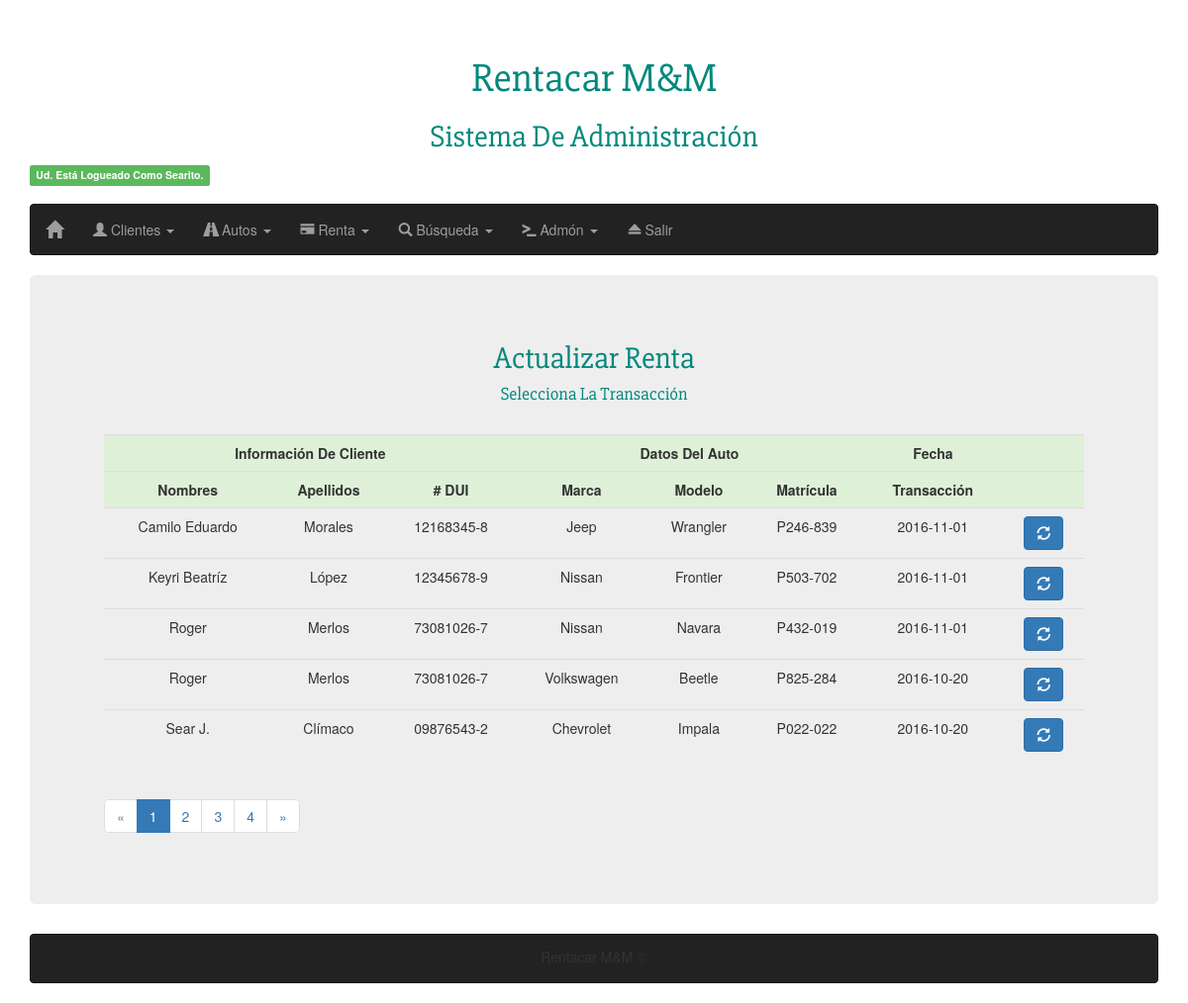
Page /actualizarenta.php (signed in) on the committed database.
### tables this page shows
CREATE TABLE `rentas` (
  `id` int(10) NOT NULL,
  `clientid` int(10) NOT NULL,
  `autoid` int(10) NOT NULL,
  `dateo` date NOT NULL,
  `datei` date NOT NULL,
  `datet` date NOT NULL,
  `total` decimal(5,2) NOT NULL
);

CREATE TABLE `clientes` (
  `id` int(10) NOT NULL,
  `nombres` varchar(40) NOT NULL,
  `apellidos` varchar(40) NOT NULL,
  `dui` varchar(10) NOT NULL,
  `licencia` varchar(17) NOT NULL,
  `direccion` varchar(75) NOT NULL,
  `tfijo` varchar(9) NOT NULL,
  `tcel` varchar(9) NOT NULL,
  `tcel2` varchar(9) NOT NULL,
  `email` varchar(40) NOT NULL
);

CREATE TABLE `autos` (
  `id` int(5) NOT NULL,
  `marca` varchar(25) NOT NULL,
  `modelo` varchar(25) NOT NULL,
  `year` varchar(4) NOT NULL,
  `placa` varchar(8) NOT NULL,
  `color` varchar(10) NOT NULL,
  `tipo` varchar(25) NOT NULL,
  `capacidad` int(2) NOT NULL,
  `disponible` int(1) NOT NULL,
  `usd` decimal(5,2) NOT NULL
);

### func/ez_sql_mysql.php (called while the page is built, shortened)
<?php
	$ezsql_mysql_str = array
	(
		1 => 'Require $dbuser and $dbpassword to connect to a database server',
		2 => 'Error establishing mySQL database connection. Correct user/password? Correct hostname? Database server running?',
		3 => 'Require $dbname to select a database',
		4 => 'mySQL database connection is not active',
		5 => 'Unexpected error while trying to select database'
	);
	class ezSQL_mysql extends ezSQLcore
	{
		function connect($dbuser='', $dbpassword='', $dbhost='localhost')
		{
			global $ezsql_mysql_str; $return_val = false;
			if ( ! $dbuser )
			{
				$this->register_error($ezsql_mysql_str[1].' in '.__FILE__.' on line '.__LINE__);
				$this->show_errors ? trigger_error($ezsql_mysql_str[1],E_USER_WARNING) : null;
			}
			else if ( ! $this->dbh = @mysql_connect($dbhost,$dbuser,$dbpassword,true,131074) )
			{
				$this->register_error($ezsql_mysql_str[2].' in '.__FILE__.' on line '.__LINE__);
				$this->show_errors ? trigger_error($ezsql_mysql_str[2],E_USER_WARNING) : null;
			}
			else
			{
				$return_val = true;
				$this->conn_queries = 0;
			}
			return $return_val;
		}
		function query($query)
		{
			$return_val = 0;
			$query = trim($query);
			$this->result = @mysql_query($query,$this->dbh);
			if ( preg_match("/^(insert|delete|update|replace|truncate|drop|create|alter|set|lock|unlock)\s+/i",$query) )
			{
				$is_insert = true;
				$this->rows_affected = @mysql_affected_rows($this->dbh);
				if ( preg_match("/^(insert|replace)\s+/i",$query) )
				{
					$this->insert_id = @mysql_insert_id($this->dbh);
				}
				$return_val = $this->rows_affected;
			}
			else
			{
				$is_insert = false;
				$i=0;
				$num_rows=0;
				while ( $row = @mysql_fetch_object($this->result) )
				{
					$num_rows++;
				}
				$this->num_rows = $num_rows;
				$return_val = $this->num_rows;
			}
			return $return_val;
		}
	}

### func/ez_sql_core.php (called while the page is built, shortened)
<?php
	class ezSQLcore
	{
		var $num_queries      = 0;
		var $conn_queries     = 0;
		var $timers           = array();
		function flush()
		{
			$this->last_result = null;
		}
		function get_results($query=null, $output = OBJECT)
		{
			if ( $query )
			{
				$this->query($query);
			}
			if ( $output == OBJECT )
			{
				return $this->last_result;
			}
		}
		function timer_get_cur()
		{
			list($usec, $sec) = explode(" ",microtime());
			return ((float)$usec + (float)$sec);
		}
		function timer_start($timer_name)
		{
			$this->timers[$timer_name] = $this->timer_get_cur();
		}
		function timer_elapsed($timer_name)
		{
			return round($this->timer_get_cur() - $this->timers[$timer_name],2);
		}
		function count ($all = true, $increase = false) {
			if ($increase) {
				$this->num_queries++;
				$this->conn_queries++;
			}
			return ($all) ? $this->num_queries : $this->conn_queries;
		}
	}

### actualizarenta.php (the view, shortened to what this page needs)
<?php
	include_once('header.php');
	include_once('barra.php');
	include_once('func/ez_sql_core.php');
	include_once('func/ez_sql_mysql.php');
	include_once('func/Zebra_Pagination.php');
	$connEzCore = new ezSQL_mysql('root', '', 'rentacar');
	$totalTransas = $connEzCore->get_var("SELECT count(*) FROM rentas");
	$mostrarxPag = 5;
	$paginacion = new Zebra_Pagination();
	$paginacion->records($totalTransas);
	$paginacion->records_per_page($mostrarxPag);
	$paginacion->padding(false);
	$transas = $connEzCore->get_results('SELECT
		                                  clientes.nombres AS "Nombres", clientes.apellidos AS "Apellidos", clientes.dui AS "dui",
		                                  autos.marca AS "Marca", autos.modelo AS "Modelo", autos.placa AS "Matricula",
		                                  rentas.dateo AS "FechaSale", rentas.id AS "ID"
	                                      FROM rentas
										  INNER JOIN clientes ON clientes.id = rentas.clientid
										  INNER JOIN autos ON autos.id = rentas.autoid
										  ORDER BY rentas.id DESC
	                                      LIMIT ' . (($paginacion->get_page() - 1) * $mostrarxPag) . ', ' . $mostrarxPag)
?>
<div class="jumbotron">
	<div class="container">
		<h2 class="subtitulo slavo verde centro">Actualizar Renta</h2>
		<h4 class="slavo verde centro">Selecciona La Transacción</h4><br>
		<div class="table-responsive">
			<table class="table table-hover">
				<tr class="success">
					<th colspan="3" class="text-center">Información De Cliente</th>
					<th colspan="3" class="text-center">Datos Del Auto</th>
					<th class="text-center">Fecha</th>
					<th class="text-center"></th>
				</tr>
				<tr class="success">
					<th class="text-center">Nombres</th>
					<th class="text-center">Apellidos</th>
					<th class="text-center"># DUI</th>
					<th class="text-center">Marca</th>
					<th class="text-center">Modelo</th>
					<th class="text-center">Matrícula</th>
					<th class="text-center">Transacción</th>
					<th class="text-center"></th>
				</tr>
			<?php foreach ($transas as $imprimo): ?>
				<tr>
					<td class="text-center"><?php echo $imprimo->Nombres; ?></td>
					<td class="text-center"><?php echo $imprimo->Apellidos; ?></td>
					<td class="text-center"><?php echo $imprimo->dui; ?></td>
					<td class="text-center"><?php echo $imprimo->Marca; ?></td>
					<td class="text-center"><?php echo $imprimo->Modelo; ?></td>
					<td class="text-center"><?php echo $imprimo->Matricula; ?></td>
					<td class="text-center"><?php echo $imprimo->FechaSale; ?></td>
					<td class="text-center">
						<button type="button" class="btn btn-primary" title="Actualizar" value="<?php echo $imprimo->ID; ?>"
						        data-toggle="modal" data-target="#myModal" id="btnUpdate" href="javascript:;"
						        onclick="obtenerIdRenta($(this).val()); return false;">
							<span class="glyphicon glyphicon-refresh"></span>
						</button>
					</td>
				</tr>
			<?php endforeach ?>
			</table>
		</div>
	</div>
</div>
<?php include_once('footer.php'); ?>

### rows in the picture
rentas: clientid.nombres "Camilo Eduardo", clientid.apellidos "Morales", clientid.dui "12168345-8", autoid.marca "Jeep", autoid.modelo "Wrangler", autoid.placa "P246-839", dateo "2016-11-01", $imprimo->ID 24 (drawn)
rentas: clientid.nombres "Keyri Beatríz", clientid.apellidos "López", clientid.dui "12345678-9", autoid.marca "Nissan", autoid.modelo "Frontier", autoid.placa "P503-702", dateo "2016-11-01", $imprimo->ID 23 (drawn)
rentas: clientid.nombres "Roger", clientid.apellidos "Merlos", clientid.dui "73081026-7", autoid.marca "Nissan", autoid.modelo "Navara", autoid.placa "P432-019", dateo "2016-11-01", $imprimo->ID 22 (drawn)
rentas: clientid.nombres "Roger", clientid.apellidos "Merlos", clientid.dui "73081026-7", autoid.marca "Volkswagen", autoid.modelo "Beetle", autoid.placa "P825-284", dateo "2016-10-20", $imprimo->ID 20 (drawn)
rentas: clientid.nombres "Sear J.", clientid.apellidos "Clímaco", clientid.dui "09876543-2", autoid.marca "Chevrolet", autoid.modelo "Impala", autoid.placa "P022-022", dateo "2016-10-20", $imprimo->ID 19 (drawn)

### other values in the picture
$_SESSION['nombre'] "Searito"
$this->_properties['previous'] "«"
$this->_properties['next'] "»"
